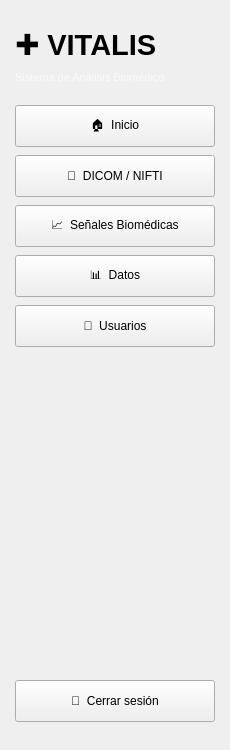
   <widget class="QFrame" name="sidebar">
    <property name="geometry"><rect><x>0</x><y>0</y><width>230</width><height>750</height></rect></property>
    <widget class="QLabel" name="labelLogoSidebar">
     <property name="geometry"><rect><x>15</x><y>20</y><width>200</width><height>50</height></rect></property>
     <property name="font"><font><pointsize>22</pointsize><weight>75</weight><bold>true</bold></font></property>
     <property name="text"><string>✚ VITALIS</string></property>
    </widget>
    <widget class="QLabel" name="labelSubtituloSidebar">
     <property name="geometry"><rect><x>15</x><y>68</y><width>200</width><height>18</height></rect></property>
     <property name="font"><font><pointsize>8</pointsize></font></property>
     <property name="styleSheet"><string>color: rgba(255,255,255,180);</string></property>
     <property name="text"><string>Sistema de Análisis Biomédico</string></property>
    </widget>
    <widget class="QPushButton" name="btnNavInicio">
     <property name="geometry"><rect><x>15</x><y>105</y><width>200</width><height>42</height></rect></property>
     <property name="cursor"><cursorShape>PointingHandCursor</cursorShape></property>
     <property name="text"><string>🏠  Inicio</string></property>
    </widget>
    <widget class="QPushButton" name="btnNavDicom">
     <property name="geometry"><rect><x>15</x><y>155</y><width>200</width><height>42</height></rect></property>
     <property name="cursor"><cursorShape>PointingHandCursor</cursorShape></property>
     <property name="text"><string>🧠  DICOM / NIFTI</string></property>
    </widget>
    <widget class="QPushButton" name="btnNavSenales">
     <property name="geometry"><rect><x>15</x><y>205</y><width>200</width><height>42</height></rect></property>
     <property name="cursor"><cursorShape>PointingHandCursor</cursorShape></property>
     <property name="text"><string>📈  Señales Biomédicas</string></property>
    </widget>
    <widget class="QPushButton" name="btnNavDatos">
     <property name="geometry"><rect><x>15</x><y>255</y><width>200</width><height>42</height></rect></property>
     <property name="cursor"><cursorShape>PointingHandCursor</cursorShape></property>
     <property name="text"><string>📊  Datos</string></property>
    </widget>
    <widget class="QPushButton" name="btnNavUsuarios">
     <property name="geometry"><rect><x>15</x><y>305</y><width>200</width><height>42</height></rect></property>
     <property name="cursor"><cursorShape>PointingHandCursor</cursorShape></property>
     <property name="text"><string>👥  Usuarios</string></property>
    </widget>
    <widget class="QPushButton" name="btnCerrarSesion">
     <property name="geometry"><rect><x>15</x><y>680</y><width>200</width><height>42</height></rect></property>
     <property name="cursor"><cursorShape>PointingHandCursor</cursorShape></property>
     <property name="text"><string>🚪  Cerrar sesión</string></property>
    </widget>
   </widget>
